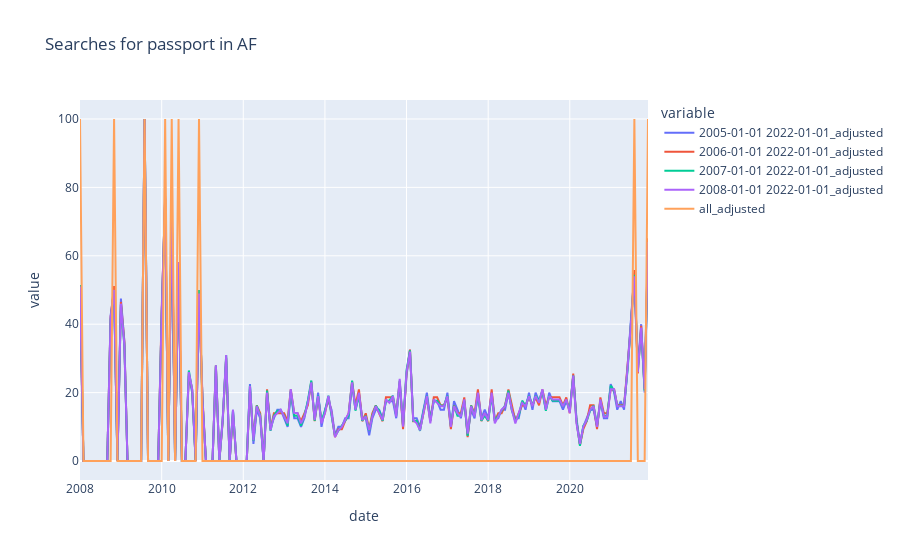
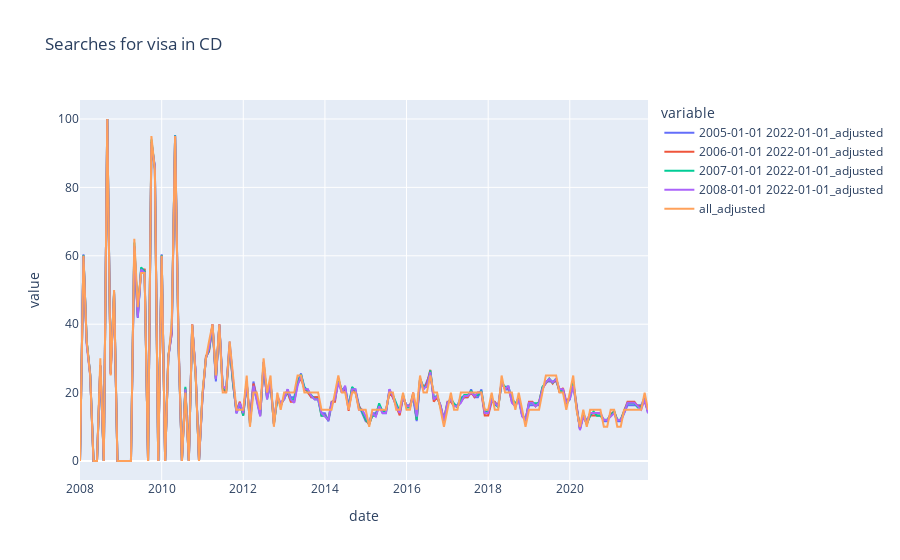

Write notebook code for charts like these, in order.
### Code cell
def update_plots(country, keyword):
    # Clear the output area
    clear_output(wait=True)
    
    country_data = adjusted_1[(adjusted_1["country"] == country) & (adjusted_1["keyword"] == keyword)]
    
    fig = px.line(country_data, x="date", y=list_adjusted_cols, title=f"Searches for {keyword} in {country}")
    fig.show()
# Register the update_plots function as the callback for the dropdown widgets
widgets.interact(update_plots, country=country_dropdown, keyword=keyword_dropdown)

### Figure 1 — Plotly figure (JSON) as saved in the notebook; plotly's stock layout.template omitted (floating-point values rounded to 4 significant figures; data arrays with more than 128 entries replaced by an {"elided": "..."} marker saying what was removed)
{"data": [{"hovertemplate": "variable=2005-01-01 2022-01-01_adjusted<br>date=%{x}<br>value=%{y}<extra></extra>", "legendgroup": "2005-01-01 2022-01-01_adjusted", "line": {"color": "#636efa", "dash": "solid"}, "marker": {"symbol": "circle"}, "mode": "lines", "name": "2005-01-01 2022-01-01_adjusted", "orientation": "v", "showlegend": true, "type": "scatter", "x": {"elided": "168 str values"}, "xaxis": "x", "y": {"elided": "168 float values"}, "yaxis": "y"}, {"hovertemplate": "variable=2006-01-01 2022-01-01_adjusted<br>date=%{x}<br>value=%{y}<extra></extra>", "legendgroup": "2006-01-01 2022-01-01_adjusted", "line": {"color": "#EF553B", "dash": "solid"}, "marker": {"symbol": "circle"}, "mode": "lines", "name": "2006-01-01 2022-01-01_adjusted", "orientation": "v", "showlegend": true, "type": "scatter", "x": {"elided": "168 str values"}, "xaxis": "x", "y": {"elided": "168 float values"}, "yaxis": "y"}, {"hovertemplate": "variable=2007-01-01 2022-01-01_adjusted<br>date=%{x}<br>value=%{y}<extra></extra>", "legendgroup": "2007-01-01 2022-01-01_adjusted", "line": {"color": "#00cc96", "dash": "solid"}, "marker": {"symbol": "circle"}, "mode": "lines", "name": "2007-01-01 2022-01-01_adjusted", "orientation": "v", "showlegend": true, "type": "scatter", "x": {"elided": "168 str values"}, "xaxis": "x", "y": {"elided": "168 float values"}, "yaxis": "y"}, {"hovertemplate": "variable=2008-01-01 2022-01-01_adjusted<br>date=%{x}<br>value=%{y}<extra></extra>", "legendgroup": "2008-01-01 2022-01-01_adjusted", "line": {"color": "#ab63fa", "dash": "solid"}, "marker": {"symbol": "circle"}, "mode": "lines", "name": "2008-01-01 2022-01-01_adjusted", "orientation": "v", "showlegend": true, "type": "scatter", "x": {"elided": "168 str values"}, "xaxis": "x", "y": {"elided": "168 int values"}, "yaxis": "y"}, {"hovertemplate": "variable=all_adjusted<br>date=%{x}<br>value=%{y}<extra></extra>", "legendgroup": "all_adjusted", "line": {"color": "#FFA15A", "dash": "solid"}, "marker": {"symbol": "circle"}, "mode": "lines", "name": "all_adjusted", "orientation": "v", "showlegend": true, "type": "scatter", "x": {"elided": "168 str values"}, "xaxis": "x", "y": {"elided": "168 int values"}, "yaxis": "y"}], "layout": {"legend": {"title": {"text": "variable"}, "tracegroupgap": 0}, "title": {"text": "Searches for passport in AF"}, "xaxis": {"anchor": "y", "domain": [0, 1], "title": {"text": "date"}}, "yaxis": {"anchor": "x", "domain": [0, 1], "title": {"text": "value"}}}}

### Figure 2 — Plotly figure (JSON) as saved in the notebook; plotly's stock layout.template omitted (floating-point values rounded to 4 significant figures; data arrays with more than 128 entries replaced by an {"elided": "..."} marker saying what was removed)
{"data": [{"hovertemplate": "variable=2005-01-01 2022-01-01_adjusted<br>date=%{x}<br>value=%{y}<extra></extra>", "legendgroup": "2005-01-01 2022-01-01_adjusted", "line": {"color": "#636efa", "dash": "solid"}, "marker": {"symbol": "circle"}, "mode": "lines", "name": "2005-01-01 2022-01-01_adjusted", "orientation": "v", "showlegend": true, "type": "scatter", "x": {"elided": "168 str values"}, "xaxis": "x", "y": {"elided": "168 float values"}, "yaxis": "y"}, {"hovertemplate": "variable=2006-01-01 2022-01-01_adjusted<br>date=%{x}<br>value=%{y}<extra></extra>", "legendgroup": "2006-01-01 2022-01-01_adjusted", "line": {"color": "#EF553B", "dash": "solid"}, "marker": {"symbol": "circle"}, "mode": "lines", "name": "2006-01-01 2022-01-01_adjusted", "orientation": "v", "showlegend": true, "type": "scatter", "x": {"elided": "168 str values"}, "xaxis": "x", "y": {"elided": "168 float values"}, "yaxis": "y"}, {"hovertemplate": "variable=2007-01-01 2022-01-01_adjusted<br>date=%{x}<br>value=%{y}<extra></extra>", "legendgroup": "2007-01-01 2022-01-01_adjusted", "line": {"color": "#00cc96", "dash": "solid"}, "marker": {"symbol": "circle"}, "mode": "lines", "name": "2007-01-01 2022-01-01_adjusted", "orientation": "v", "showlegend": true, "type": "scatter", "x": {"elided": "168 str values"}, "xaxis": "x", "y": {"elided": "168 float values"}, "yaxis": "y"}, {"hovertemplate": "variable=2008-01-01 2022-01-01_adjusted<br>date=%{x}<br>value=%{y}<extra></extra>", "legendgroup": "2008-01-01 2022-01-01_adjusted", "line": {"color": "#ab63fa", "dash": "solid"}, "marker": {"symbol": "circle"}, "mode": "lines", "name": "2008-01-01 2022-01-01_adjusted", "orientation": "v", "showlegend": true, "type": "scatter", "x": {"elided": "168 str values"}, "xaxis": "x", "y": {"elided": "168 int values"}, "yaxis": "y"}, {"hovertemplate": "variable=all_adjusted<br>date=%{x}<br>value=%{y}<extra></extra>", "legendgroup": "all_adjusted", "line": {"color": "#FFA15A", "dash": "solid"}, "marker": {"symbol": "circle"}, "mode": "lines", "name": "all_adjusted", "orientation": "v", "showlegend": true, "type": "scatter", "x": {"elided": "168 str values"}, "xaxis": "x", "y": {"elided": "168 int values"}, "yaxis": "y"}], "layout": {"legend": {"title": {"text": "variable"}, "tracegroupgap": 0}, "title": {"text": "Searches for visa in CD"}, "xaxis": {"anchor": "y", "domain": [0, 1], "title": {"text": "date"}}, "yaxis": {"anchor": "x", "domain": [0, 1], "title": {"text": "value"}}}}
